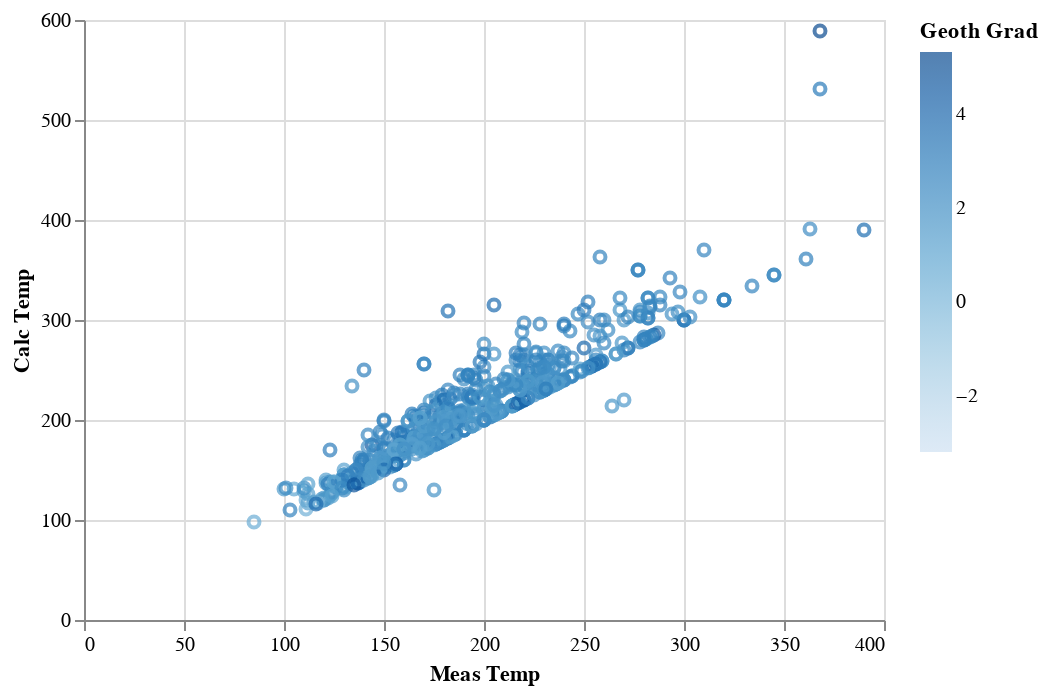

Source (notebook cell):
### Code cell
alt.Chart(df).mark_point().encode(x='Meas Temp',y='Calc Temp',color = 'Geoth Grad:Q')

### Figure 1 — Vega-Lite specification as saved in the notebook (floating-point values rounded to 4 significant figures; data arrays with more than 128 entries replaced by an {"elided": "..."} marker saying what was removed)
{"config": {"view": {"continuousWidth": 400, "continuousHeight": 300}}, "data": {"name": "data-c26c150453a771db3923a9085244cc78"}, "mark": "point", "encoding": {"color": {"type": "quantitative", "field": "Geoth Grad"}, "x": {"type": "quantitative", "field": "Meas Temp"}, "y": {"type": "quantitative", "field": "Calc Temp"}}, "$schema": "https://vega.github.io/schema/vega-lite/v4.8.1.json", "datasets": {"data-c26c150453a771db3923a9085244cc78": {"elided": "593 records"}}}
